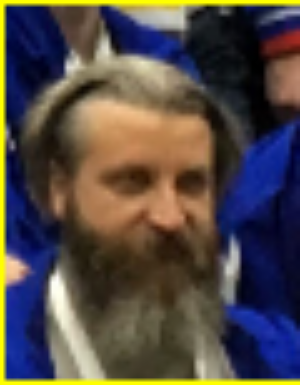
#> input picture g.png, 300 x 385 px
$ python 'сохранение изображения.py'
#> lines starting #> are read from the running program, lines starting #| are printed output that depends on the picture; after the words box and inside, x2 and y2 are one past the last pixel; in counts of white or black regions, pixels touching at a corner belong together
import cv2
image = cv2.imread('g.png')
#> image is the input picture: shape (385, 300, 3); mean B, G, R 70.3, 74.4, 83.5
height, width, service = image.shape
#> height = 385; width = 300; service = 3

print (height, width)
#| 385 300
for i in range(0, height, 76):
    image[i, 0:width] = [0, 255, 255]
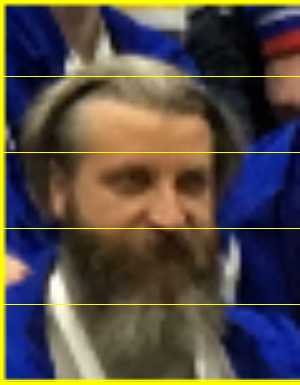
#> image: shape (385, 300, 3); 1.29% of pixels changed, all inside (x1, y1, x2, y2) = (3, 76, 300, 381)
for i in range(0, width, 60):
    image[0:height, i] = [0, 255, 255]
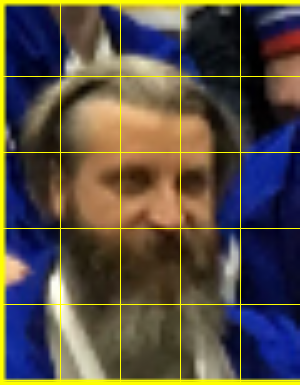
#> image: shape (385, 300, 3); 1.3% of pixels changed, all inside (x1, y1, x2, y2) = (60, 3, 241, 382)
crop = image[456:533, 720:780]
#> crop = empty array
cv2.imshow('window_crop', crop)
crop_height, crop_width, crop_service = crop.shape
#> crop_height = 0; crop_width = 0; crop_service = 3
#> (the run stopped early here; a loop or call above may not have finished)
